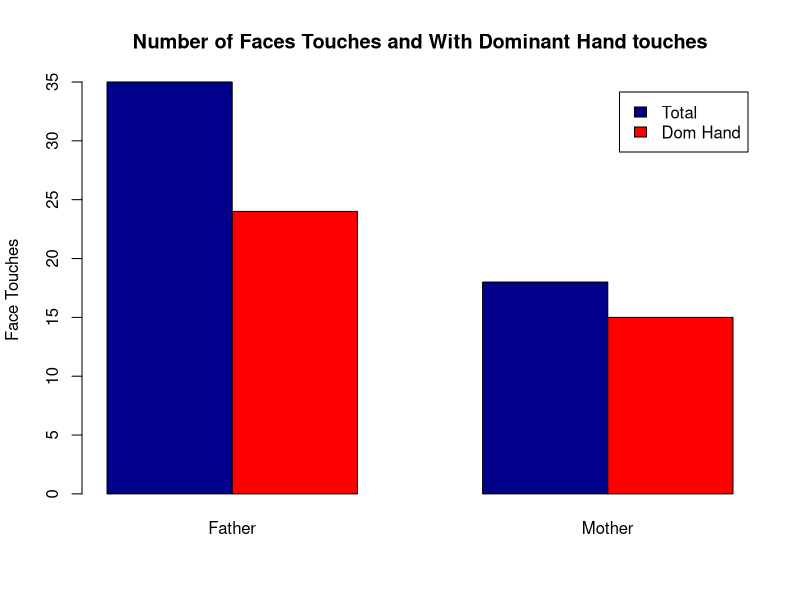
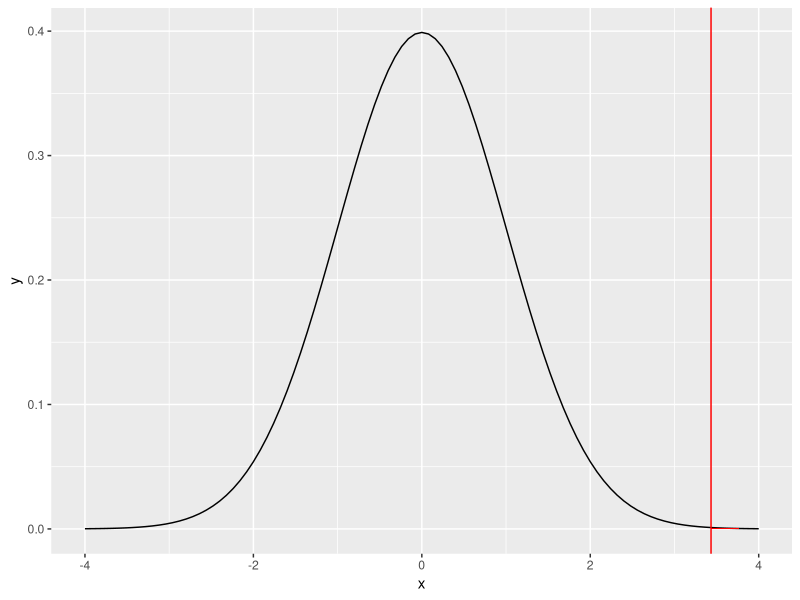

Generate these figures, in order, with R:
## ---- chunk 1
knitr::opts_chunk$set(echo = TRUE)
library(tidyverse)
library(lubridate)
## ---- chunk 2
total_touches = read_csv("totaltouches.csv")
dominanttouches = read_csv("dominanttouches.csv",)

## ---- chunk 3
mtotal <- as.matrix(total_touches)
dom <- as.matrix(dominanttouches)
dom <- dom[,c(2,3,4,5,6,7,8,9,10,11)]
mtotal <- mtotal[,c(2,3,4,5,6,7,8,9,10,11)]

numeric_dom = matrix(as.numeric(unlist(dom)),nrow=nrow(dom)) 
colnames(numeric_dom) <- colnames(dom)
rownames(numeric_dom) <- c("DH Father", "DH Mother")

numeric_total = matrix(as.numeric(unlist(mtotal)),nrow=nrow(mtotal)) 
colnames(numeric_total) <- colnames(mtotal)
rownames(numeric_total) <- c("All Father", "All Mother")

sum_total = rowSums(numeric_total)
sum_dom = rowSums(numeric_dom)
unf_table = t(cbind(sum_total, sum_dom))
colnames(unf_table) <- c("Father" , "Mother")
rownames(unf_table) <- c("Total", "Dom Hand")

numeric_total
numeric_dom
## ---- chunk 4
unf_table
## ---- chunk 5
finished_table = t(t(rowSums(unf_table)))
colnames(finished_table) <- c("Father and Mother")
finished_table
## ---- chunk 6
barplot(unf_table, main = "Number of Faces Touches and With Dominant Hand touches", col=c("darkblue" , "red"),
legend = rownames(unf_table),ylab = "Face Touches", beside = TRUE)
## ---- chunk 7
total = finished_table[1,]
dominant = finished_table[2,]
phat = dominant/total
round(phat, 3)
## ---- chunk 8
se = sqrt(0.5 * (1 - 0.5) / total)
zscore = (phat - 0.5)/se
round(zscore, 2)
## ---- chunk 9
ggplot(data.frame(x = c(-4, 4)), aes(x = x)) +
stat_function(fun = dnorm) + 
  stat_function(fun = dnorm, 
                xlim = c(zscore, 4),
                geom = "area", fill = 'red')  + 
  geom_vline(xintercept = zscore, color = 'red')
## ---- chunk 10
pvalue = 2 * pnorm(zscore, lower.tail = FALSE)
rcodep = round(pvalue, 5)
round(pvalue, 5)
